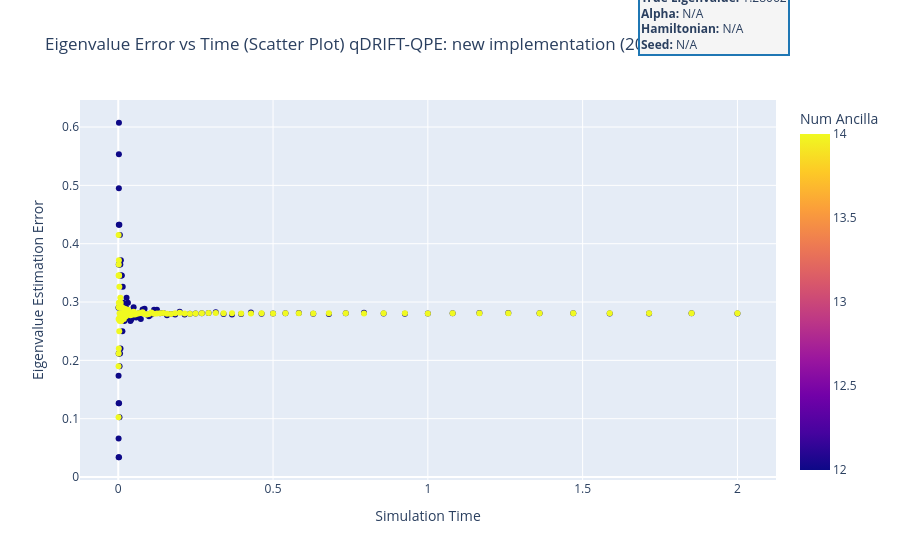

Notebook cell for this chart:
### Code cell
new_new_implementation = pd.read_csv("/Users/reyesfer/Desktop/qDriftExtraPolation/scripts/parameter_sweep/qft_qpe_qdrift/qdrift_qpe_stats_2025-07-20.csv")
plot_error_vs_time(new_new_implementation, "qDRIFT-QPE: new implementation (2025-07-20)", true_eigenval=1.2806248474865685)

### Figure 1 — Plotly figure (JSON) as saved in the notebook; plotly's stock layout.template omitted (floating-point values rounded to 4 significant figures; data arrays with more than 128 entries replaced by an {"elided": "..."} marker saying what was removed)
{"data": [{"hovertemplate": "Time=%{x}<br>Error=%{y}<br>Num Ancilla=%{marker.color}<extra></extra>", "legendgroup": "", "marker": {"color": {"elided": "200 int values"}, "coloraxis": "coloraxis", "symbol": "circle"}, "mode": "markers", "name": "", "orientation": "v", "showlegend": false, "type": "scatter", "x": {"elided": "200 float values"}, "xaxis": "x", "y": {"elided": "200 float values"}, "yaxis": "y"}], "layout": {"annotations": [{"align": "left", "bgcolor": "#f5f5f5", "bordercolor": "#1f77b4", "borderwidth": 2, "font": {"size": 12}, "showarrow": false, "text": "<b>True Eigenvalue:</b> 1.28062<br><b>Alpha:</b> N/A<br><b>Hamiltonian:</b> N/A<br><b>Seed:</b> N/A", "x": 1.02, "xref": "paper", "y": 1.3, "yref": "paper"}], "coloraxis": {"colorbar": {"title": {"text": "Num Ancilla"}}, "colorscale": [[0, "#0d0887"], [0.1111, "#46039f"], [0.2222, "#7201a8"], [0.3333, "#9c179e"], [0.4444, "#bd3786"], [0.5556, "#d8576b"], [0.6667, "#ed7953"], [0.7778, "#fb9f3a"], [0.8889, "#fdca26"], [1, "#f0f921"]]}, "legend": {"title": {"text": "Number of Ancilla Qubits"}, "tracegroupgap": 0}, "margin": {"r": 120}, "title": {"text": "Eigenvalue Error vs Time (Scatter Plot) qDRIFT-QPE: new implementation (2025-07-20)"}, "xaxis": {"anchor": "y", "domain": [0, 1], "title": {"text": "Simulation Time"}}, "yaxis": {"anchor": "x", "domain": [0, 1], "title": {"text": "Eigenvalue Estimation Error"}}}}
